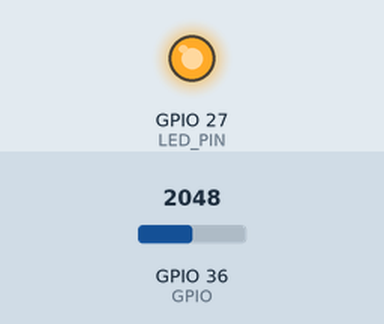
A sketch run on a simulated ESP32. Shown: output pins drawn as LEDs (lit = HIGH). The inputs (shaded band) are chosen by the test bench; at power-on: GPIO 36 (GPIO) = 2048.

Above: at 1.2 s.
1.3 s: GPIO 36 (GPIO) set to 2013
At 2.2 s:
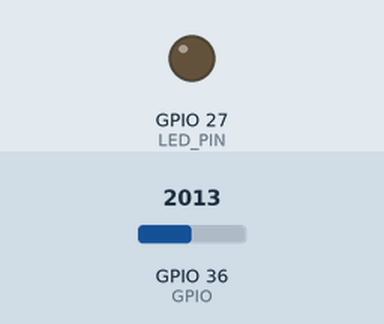
2.8 s: GPIO 36 (GPIO) set to 2047
At 3.3 s:
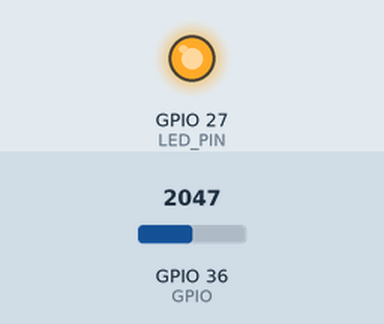
4.3 s: GPIO 36 (GPIO) set to 1228
At 5.7 s:
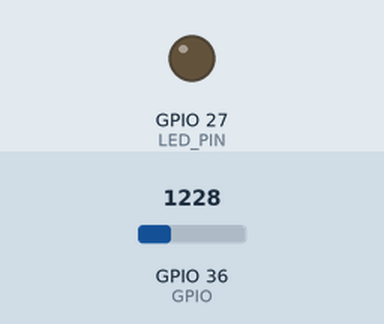
Timing chart, 0 to 7.3 s (numbered marks = the images above; inputs shaded):
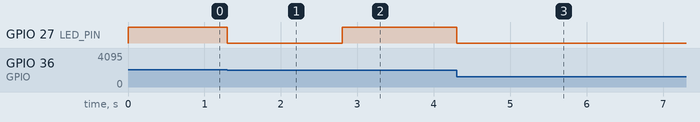

Measured:
- the behaviour switches between 2040 and 2039 on GPIO 36 (GPIO) (found by bisection; images 0 and 1)
- after the input at 1.3 s, GPIO 27 (LED_PIN): HIGH → LOW at once
- after the input at 2.8 s, GPIO 27 (LED_PIN): LOW → HIGH at once
- after the input at 4.3 s, GPIO 27 (LED_PIN): HIGH → LOW at once

The sketch:

Potentiometer-Trigger-LED.ino
```cpp
#define GPIO 36
#define VOLTAGE 3.3
#define LED_PIN 27

unsigned int threshold_led = 127;
int buttonState = LOW;

// Linear interpolation function to float map [0, 4096] => [0, 3.3]
float floatMap(float analogVal, float min_1, float max_1, float min_2, float max_2) {
  return min_2 + (analogVal - min_1) * (max_2 - min_2) / (max_1 - min_1);
}

void setup() {
  Serial.begin(9600);
  analogSetAttenuation(ADC_11db);  // Up to 3.3V input
  pinMode(LED_PIN, OUTPUT);

}

void loop() {
  int analogValue = analogRead(GPIO);     // Read on ANALOG_PIN_36
  float led = floatMap(analogValue, 0, 4095, 0, 255);
  int ledVal = (int)led;

  buttonState = (led >= threshold_led) ? HIGH : LOW;
  digitalWrite(LED_PIN, buttonState);

}
```
